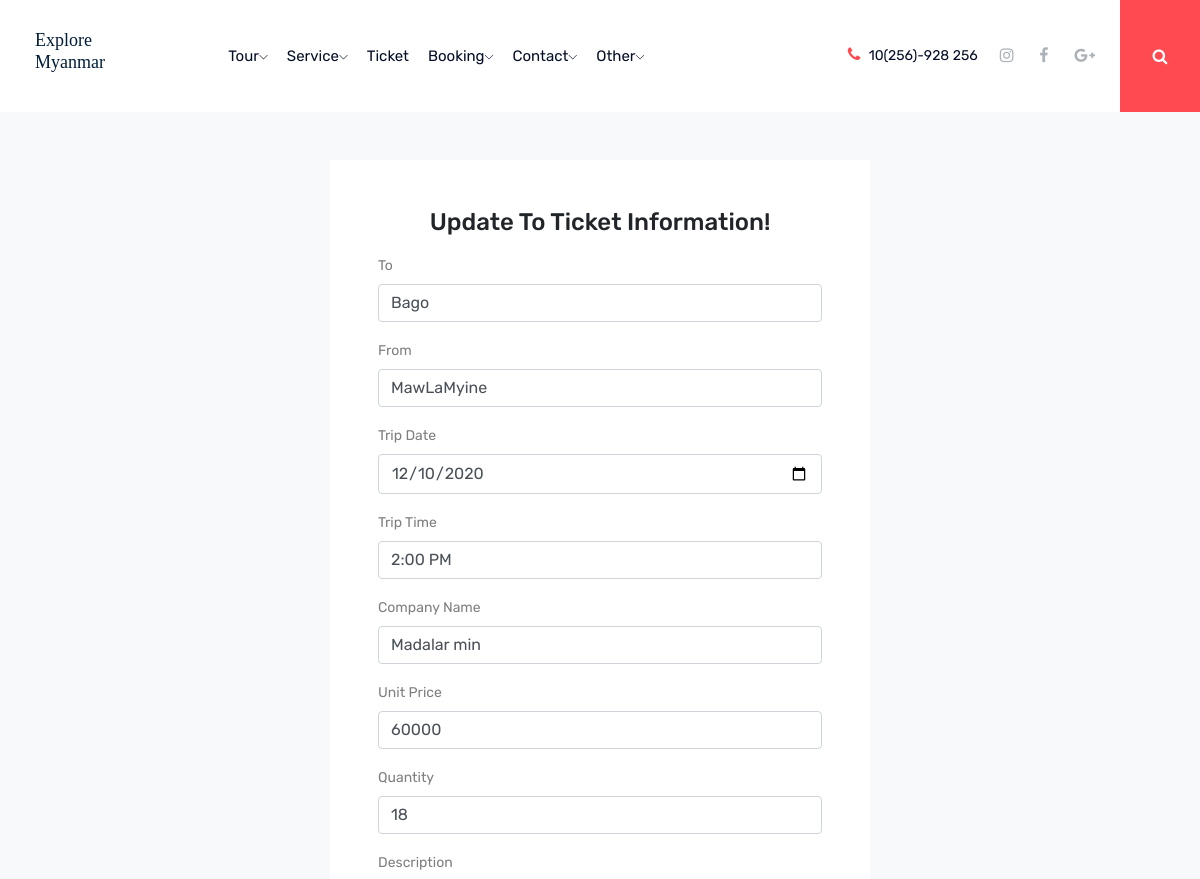
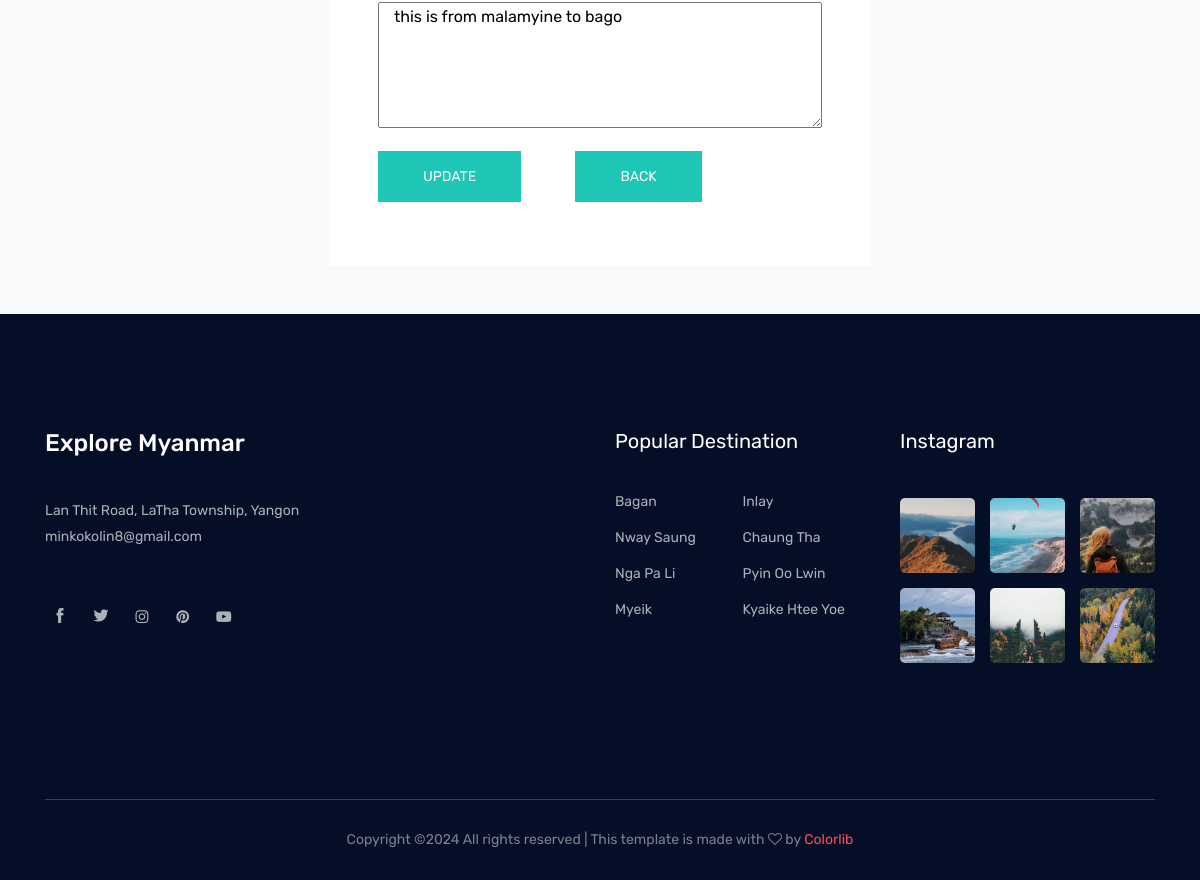
The page /admin/ticket_update.php?tid=2 on the database its author committed (2 pictures, top to bottom).
### tables this page shows
CREATE TABLE `ticket` (
  `ticketid` int(11) NOT NULL,
  `to_place` varchar(50) DEFAULT NULL,
  `from_place` varchar(50) DEFAULT NULL,
  `tripdate` date DEFAULT NULL,
  `triptime` varchar(30) DEFAULT NULL,
  `companyname` varchar(50) DEFAULT NULL,
  `price` int(11) DEFAULT NULL,
  `quantity` int(11) DEFAULT NULL,
  `description` varchar(255) DEFAULT NULL
);

### admin/ticket_update.php (the view, shortened to what this page needs)
<?php
	include('../connect.php');
	include('menu_main_admin.php');
	if (isset($_REQUEST['tid'])) {
		$ticketid=$_REQUEST['tid'];
		$selectticket="SELECT * FROM Ticket where ticketid='$ticketid'";
		$runselectticket=mysqli_query($connection,$selectticket);
		if ($runselectticket) {
			$data=mysqli_fetch_array($runselectticket);
			$ticketto=$data['to_place'];
			$ticketfrom=$data['from_place'];
			$tickettripdate=$data['tripdate'];
      $tickettriptime=$data['triptime'];
      $ticketcompanyname=$data['companyname'];
      $ticketprice=$data['price'];
      $ticketquantity=$data['quantity'];
      $ticketdescription=$data['description'];
		}
	}
 ?>
 <!DOCTYPE html>
 <html>
 <head>
 </head>
 <body>
 	<section class="site-section bg-light bg-image">
    	<br><br>
      <div class="container">
        <div class="row">
        	<div class="col-md-3">
        	</div>
          <div class="col-md-6 mb-0" data-aos="fade-up" data-aos-once="false">
            <form action="" class="p-5 bg-white" method="post" action="package_type_update.php">
              <center><h2 class="h4 text-black mb-3">Update To Ticket Information!</h2></center>
              <div class="row form-group">
                <div class="col-md-12 mb-0 mb-md-0">
                  <label class="text-black">To</label>
                  <input type="text" class="form-control" name="txtticketto" value="<?php echo $ticketto ?>" required>
                </div>
              </div>
              <div class="row form-group">
                <div class="col-md-12 mb-0 mb-md-0">
                  <label class="text-black">From</label>
                  <input type="text" class="form-control" name="txtticketfrom" value="<?php echo $ticketfrom ?>" required>
                </div>
              </div>
              <div class="row form-group">
                <div class="col-md-12 mb-0 mb-md-0">
                  <label class="text-black">Trip Date</label>
                  <input type="date" class="form-control" name="txttickettripdate" value="<?php echo $tickettripdate ?>" required>
                </div>
              </div>
              <div class="row form-group">
                <div class="col-md-12 mb-0 mb-md-0">
                  <label class="text-black">Trip Time</label>
                  <input type="text" class="form-control" name="txttickettriptime" value="<?php echo $tickettriptime ?>" required>
                </div>
              </div>
              <div class="row form-group">
                <div class="col-md-12 mb-0 mb-md-0">
                  <label class="text-black">Company Name</label>
                  <input type="text" class="form-control" name="txtticketcompanyname" value="<?php echo $ticketcompanyname ?>" required>
                </div>
              </div>
              <div class="row form-group">
                <div class="col-md-12 mb-0 mb-md-0">
                  <label class="text-black">Unit Price</label>
                  <input type="number" class="form-control" name="txtticketprice" value="<?php echo $ticketprice ?>" required>
                </div>
              </div>
              <div class="row form-group">
                <div class="col-md-12 mb-0 mb-md-0">
                  <label class="text-black">Quantity</label>
                  <input type="number" class="form-control" name="txtticketquantity" value="<?php echo $ticketquantity ?>" required>
                </div>
              </div>
              <div class="row form-group">
                <div class="col-md-12 mb-0 mb-md-0">
                  <label class="text-black">Description</label><br>
                  <textarea name="txtticketdescription" class="col-12" rows="5"><?php echo $ticketdescription; ?></textarea>
                </div>
              </div>
              <div class="row form-group">
                <div class="col-md-4 col-3">
                  <input type="submit" value="Update" class="button button-contactForm boxed-btn" name="btnticketupdate">
                </div>
                <div class="col-md-1 col-3">
                </div>
                <div class="col-md-4 col-3">
                	<a href="ticket.php">
              			<button type="button" class="button button-contactForm boxed-btn">Back</button>
            		</a>
                </div>
              </div>
            </form>
          </div>
        </div>
      </div>
      <br><br>
    </section>
 </body>
 </html>
 <?php
 	include('footer.php');
  ?>

### rows shown on the page
ticket: txtticketto "Bago", txtticketfrom "MawLaMyine", txttickettripdate "12/10/2020", txttickettriptime "2:00 PM", txtticketcompanyname "Madalar min", txtticketprice "60000", txtticketquantity "18", txtticketdescription "this is from malamyine to bago"
